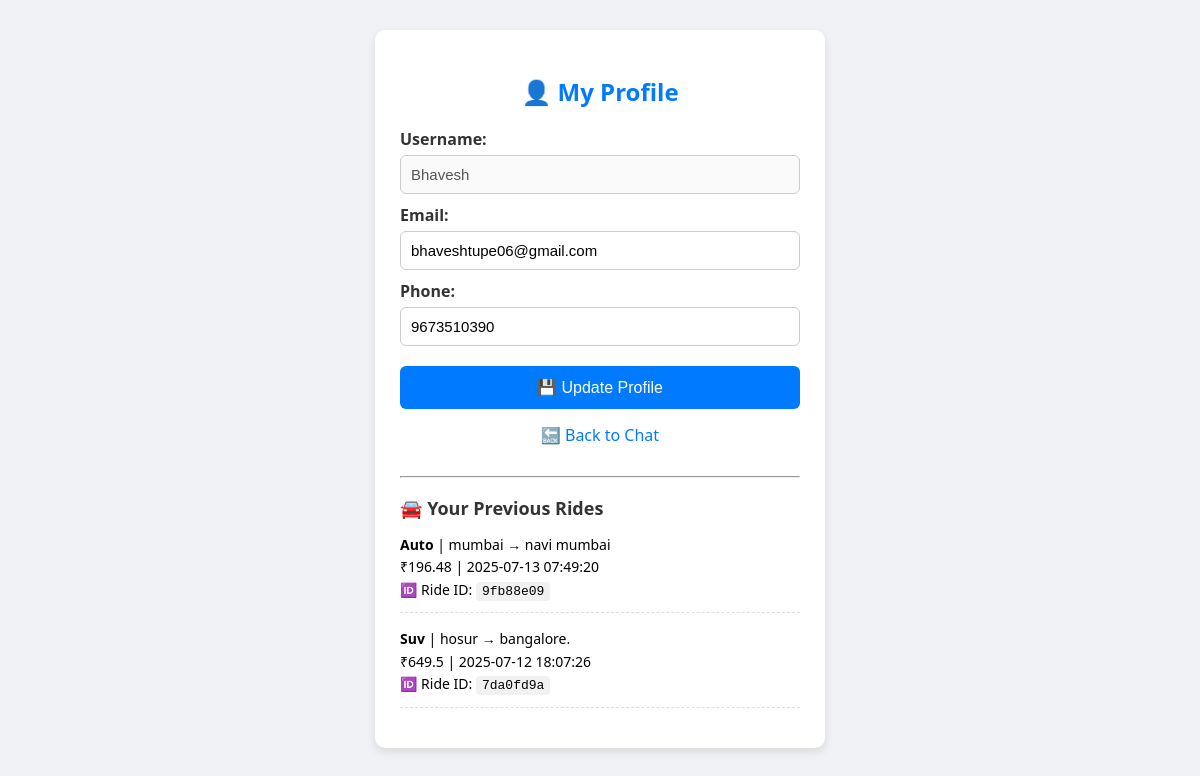
The page /profile (signed in) on the database as committed earlier.
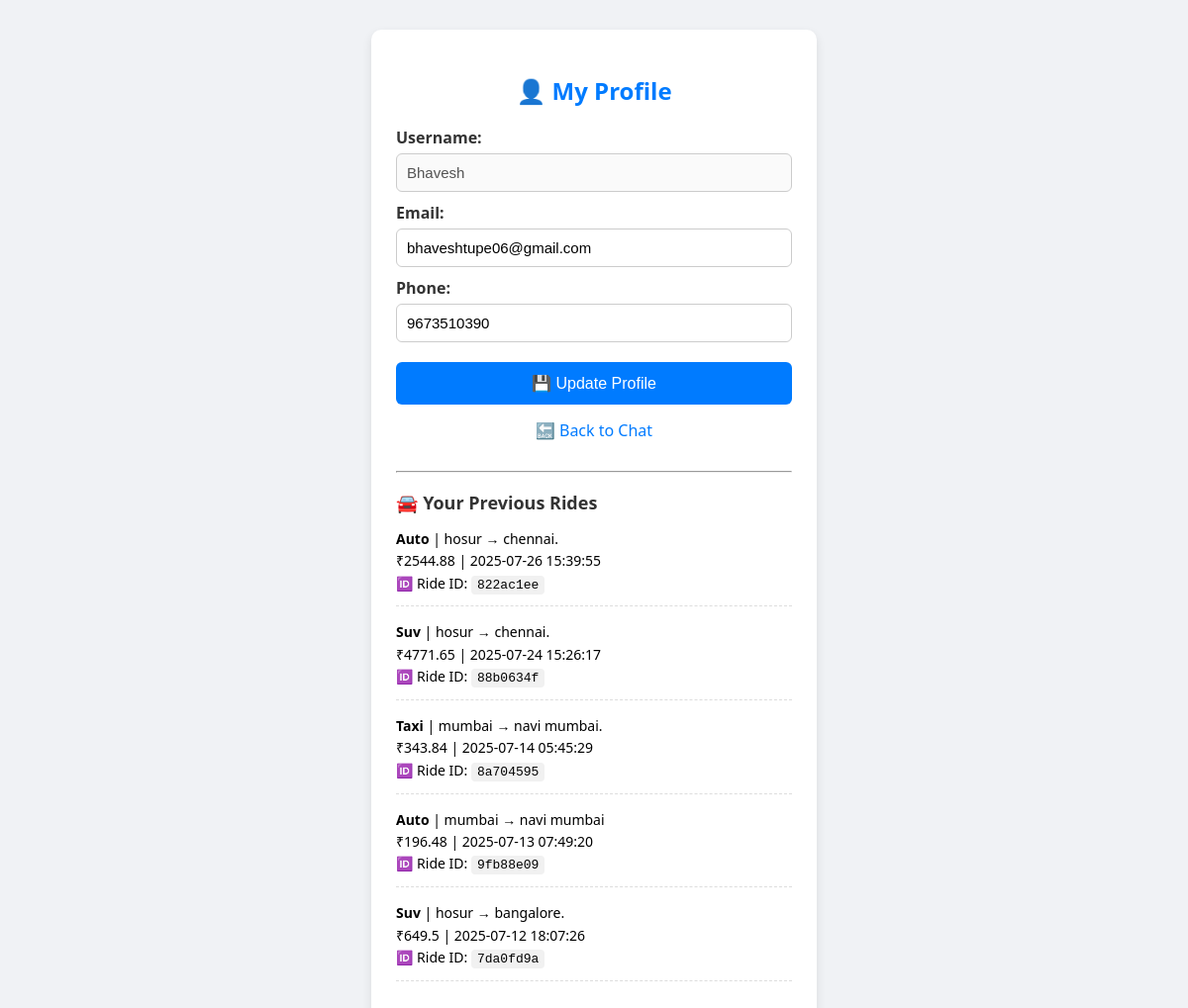
The same page on the database as committed later.
### tables this page shows
CREATE TABLE users (
    id INTEGER PRIMARY KEY AUTOINCREMENT,
    username TEXT UNIQUE NOT NULL,
    pin TEXT NOT NULL
, email TEXT, phone TEXT, updated_at TEXT);

CREATE TABLE rides (
        id INTEGER PRIMARY KEY AUTOINCREMENT,
        user_id INTEGER,
        ride_id TEXT UNIQUE,
        pickup TEXT,
        "drop_location" TEXT,
        ride_type TEXT,
        fare REAL,
        timestamp DATETIME DEFAULT CURRENT_TIMESTAMP,
        FOREIGN KEY(user_id) REFERENCES users(id)
    );

### app.py (the view, shortened to what this page needs)
@app.route('/profile', methods=['GET', 'POST'])
def profile():
    if 'user_id' not in session:
        return redirect(url_for('login'))
    db = get_db()
    user = db.execute("SELECT * FROM users WHERE id = ?", (session['user_id'],)).fetchone()
    rides = db.execute("""
        SELECT ride_id, pickup, drop_location, ride_type, fare, timestamp
        FROM rides
        WHERE user_id = ?
        ORDER BY timestamp DESC
    """, (session['user_id'],)).fetchall()
    return render_template('profile.html', user=user, rides=rides)

### app.py (called while the page is built)
def get_db():
    conn = sqlite3.connect("chat.db")
    conn.row_factory = sqlite3.Row
    return conn

### Templates/profile.html (shortened to what this page needs)
<!DOCTYPE html>
<html>
<head>
</head>
<body>
  <div class="profile-box">
    <h2>👤 My Profile</h2>
    <form method="post">
      <label>Username:</label>
      <input type="text" value="{{ user['username'] }}" disabled />
      <label>Email:</label>
      <input type="text" name="email" value="{{ user['email'] or '' }}" />
      <label>Phone:</label>
      <input type="text" name="phone" value="{{ user['phone'] or '' }}" />
      <button type="submit">💾 Update Profile</button>
    </form>
  <a href="{{ url_for('index') }}">🔙 Back to Chat</a>
    {% if rides %}
      <hr>
      <h3>🚘 Your Previous Rides</h3>
      <ul>
        {% for ride in rides %}
          <li>
            <strong>{{ ride.ride_type.title() }}</strong> | {{ ride.pickup }} → {{ ride.drop_location }}<br>
            ₹{{ ride.fare }} | {{ ride.timestamp }}<br>
            <span>🆔 Ride ID: <code>{{ ride.ride_id }}</code></span>
          </li>
        {% endfor %}
      </ul>
    {% endif %}
  </div>
</body>
</html>

### Templates/profile.html (style rules this page uses)
* { box-sizing: border-box; }
body { font-family: 'Segoe UI', sans-serif; background: #f0f2f5; display: flex; justify-content: center; padding: 30px 15px; margin: 0; }
.profile-box { background: white; padding: 25px; border-radius: 10px; box-shadow: 0 4px 10px rgba(0,0,0,0.1); width: 100%; max-width: 450px; }
h2 { text-align: center; color: #007bff; margin-bottom: 20px; }
label { font-weight: bold; display: block; margin-top: 10px; color: #333; }
input[type="text"] { width: 100%; padding: 10px; margin-top: 5px; border: 1px solid #ccc; border-radius: 6px; font-size: 15px; }
button { background-color: #007bff; color: white; border: none; padding: 12px; width: 100%; margin-top: 20px; font-size: 16px; border-radius: 6px; cursor: pointer; }
a { display: block; text-align: center; margin-top: 15px; color: #007bff; text-decoration: none; }
hr { margin: 30px 0 10px; }
h3 { font-size: 18px; margin-bottom: 10px; color: #333; }
ul { list-style: none; padding-left: 0; font-size: 14px; line-height: 1.6; }
li { margin-bottom: 15px; padding-bottom: 10px; border-bottom: 1px dashed #ddd; }
code { background: #f1f1f1; padding: 2px 6px; border-radius: 4px; font-size: 13px; }

Rows that differ between the two databases and show on the page:
added rides: ride_type "Auto", pickup "hosur", drop_location "chennai.", fare "2544.88", timestamp "2025-07-26 15:39:55", ride_id "822ac1ee"
added rides: ride_type "Suv", pickup "hosur", drop_location "chennai.", fare "4771.65", timestamp "2025-07-24 15:26:17", ride_id "88b0634f"
added rides: ride_type "Taxi", pickup "mumbai", drop_location "navi mumbai.", fare "343.84", timestamp "2025-07-14 05:45:29", ride_id "8a704595"
